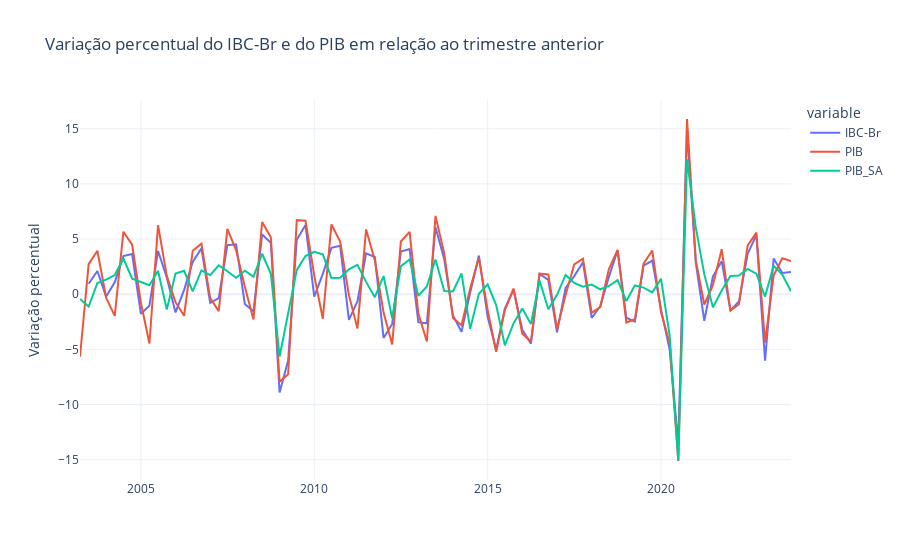

Notebook code for this chart:
### Code cell
fig = df.plot(title='Variação percentual do IBC-Br e do PIB em relação ao trimestre anterior')
fig.update_layout(xaxis_title='',
                  yaxis_title='Variação percentual',
                  template='plotly_white')
